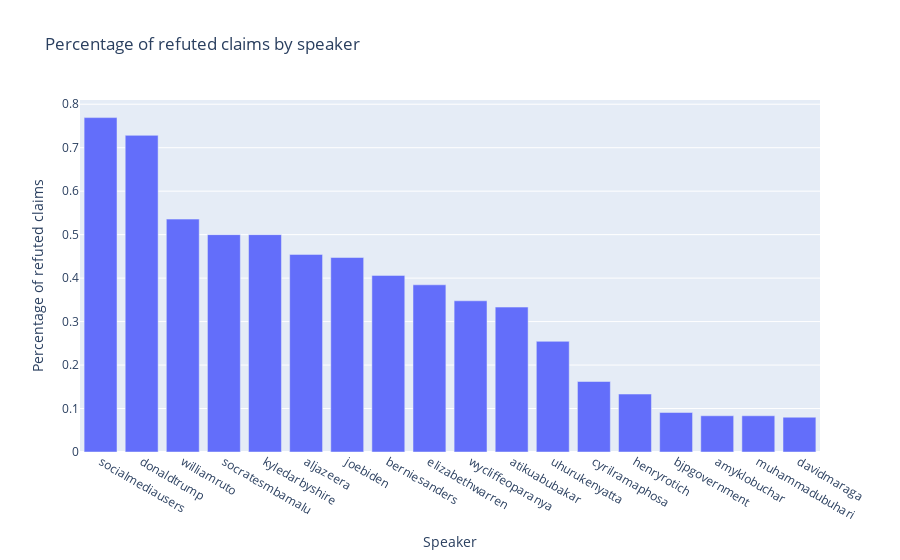

Source (notebook cell):
### Code cell
# build a bar plot with the percentage of refuted claims by speaker
fig = px.bar(refuted_by_speaker, x='speaker', y='percentage', title='Percentage of refuted claims by speaker', labels={'speaker': 'Speaker', 'percentage': 'Percentage of refuted claims'})
fig.show()

### Figure 1 — Plotly figure (JSON) as saved in the notebook; plotly's stock layout.template omitted (floating-point values rounded to 4 significant figures)
{"data": [{"alignmentgroup": "True", "hovertemplate": "Speaker=%{x}<br>Percentage of refuted claims=%{y}<extra></extra>", "legendgroup": "", "marker": {"color": "#636efa", "pattern": {"shape": ""}}, "name": "", "offsetgroup": "", "orientation": "v", "showlegend": false, "textposition": "auto", "type": "bar", "x": ["socialmediausers", "donaldtrump", "williamruto", "socratesmbamalu", "kyledarbyshire", "aljazeera", "joebiden", "berniesanders", "elizabethwarren", "wycliffeoparanya", "atikuabubakar", "uhurukenyatta", "cyrilramaphosa", "henryrotich", "bjpgovernment", "amyklobuchar", "muhammadubuhari", "davidmaraga"], "xaxis": "x", "y": [0.7692, 0.7284, 0.5357, 0.5, 0.5, 0.4545, 0.4474, 0.4062, 0.3846, 0.3478, 0.3333, 0.2545, 0.1622, 0.1333, 0.09091, 0.08333, 0.08333, 0.08], "yaxis": "y"}], "layout": {"barmode": "relative", "legend": {"tracegroupgap": 0}, "title": {"text": "Percentage of refuted claims by speaker"}, "xaxis": {"anchor": "y", "domain": [0, 1], "title": {"text": "Speaker"}}, "yaxis": {"anchor": "x", "domain": [0, 1], "title": {"text": "Percentage of refuted claims"}}}}
